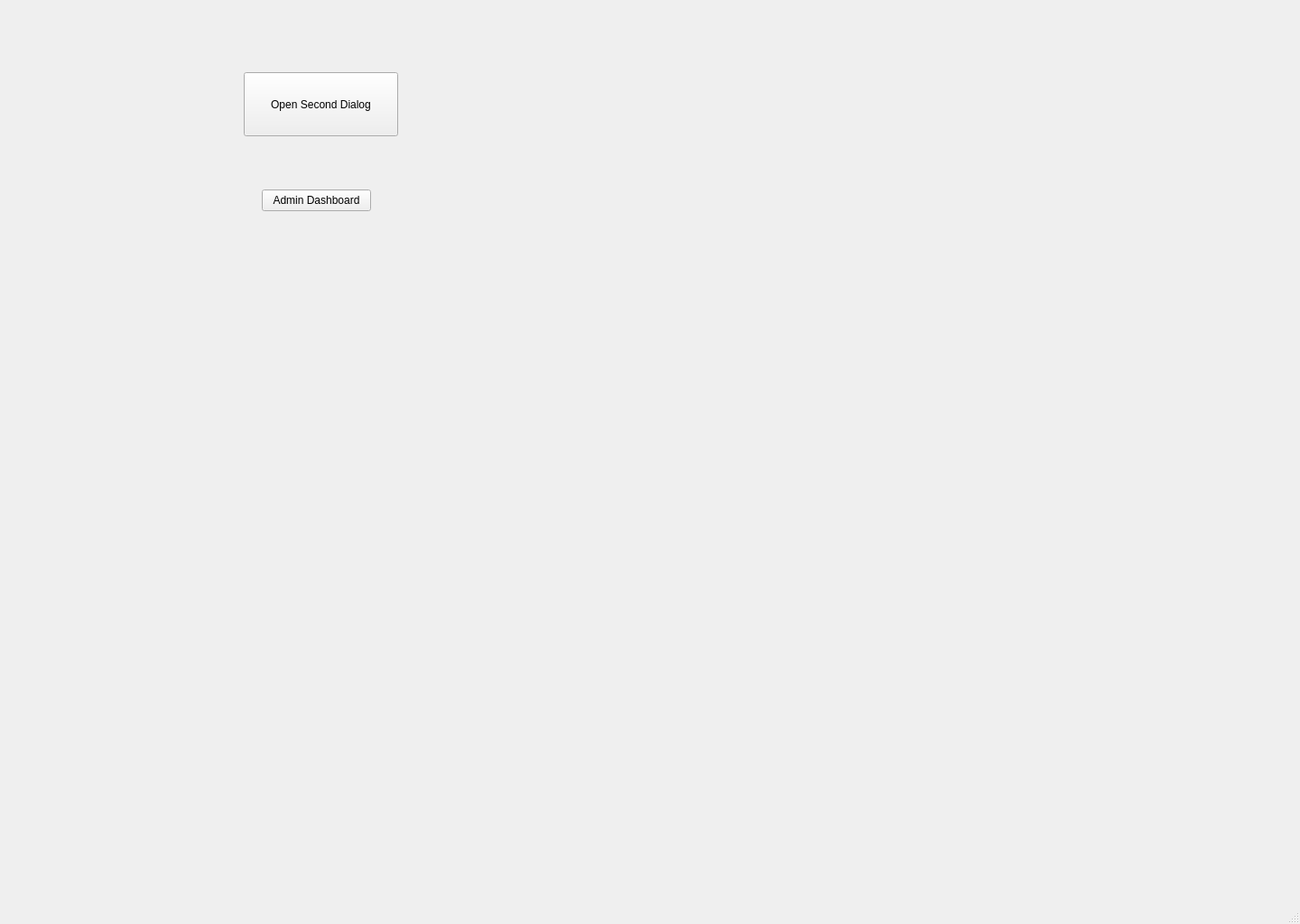
<?xml version="1.0" encoding="UTF-8"?>
<ui version="4.0">
 <class>MainWindow</class>
 <widget class="QMainWindow" name="MainWindow">
  <property name="geometry">
   <rect>
    <x>0</x>
    <y>0</y>
    <width>1440</width>
    <height>1024</height>
   </rect>
  </property>
  <property name="windowTitle">
   <string>Word Match </string>
  </property>
  <widget class="QWidget" name="centralwidget">
   <widget class="QPushButton" name="pushButton">
    <property name="geometry">
     <rect>
      <x>270</x>
      <y>80</y>
      <width>171</width>
      <height>71</height>
     </rect>
    </property>
    <property name="text">
     <string>Open Second Dialog</string>
    </property>
   </widget>
   <widget class="QPushButton" name="adminDashboardPushButton">
    <property name="geometry">
     <rect>
      <x>290</x>
      <y>210</y>
      <width>121</width>
      <height>24</height>
     </rect>
    </property>
    <property name="text">
     <string>Admin Dashboard</string>
    </property>
   </widget>
  </widget>
  <widget class="QMenuBar" name="menubar">
   <property name="geometry">
    <rect>
     <x>0</x>
     <y>0</y>
     <width>1440</width>
     <height>21</height>
    </rect>
   </property>
  </widget>
  <widget class="QStatusBar" name="statusbar"/>
 </widget>
 <resources/>
 <connections/>
</ui>
